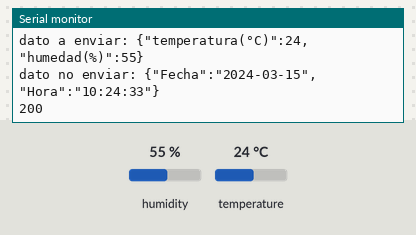
The program below on a simulated ESP32. Parts: the last lines printed to the serial monitor. The test bench sets the inputs (shaded band); at power-on: humidity 55 %, temperature 24 °C. WiFi joins after 1.5 s; servers stay silent unless stated; network time is answered at once with the bench clock; uploads are accepted with an empty reply; the local clock reads 2024-03-15 10:24:30 at power-on unless the program sets it.

Above: at 4.2 s.
4.3 s: humidity set to 22 %
At 8.52 s:
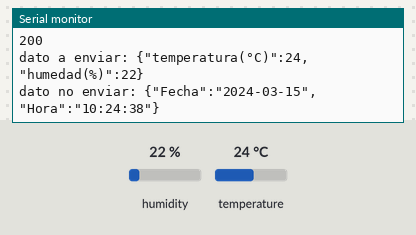
10.2 s: temperature set to 12 °C
At 15.0 s:
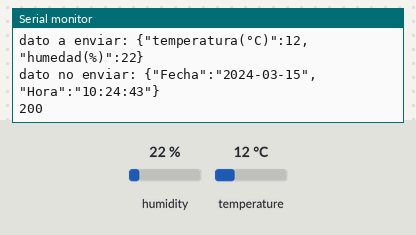
16.1 s: humidity set to 40 %
At 20.5 s:
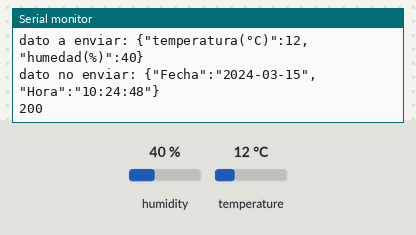
Timing chart, 0 to 22.0 s (numbered marks = the images above; inputs shaded):
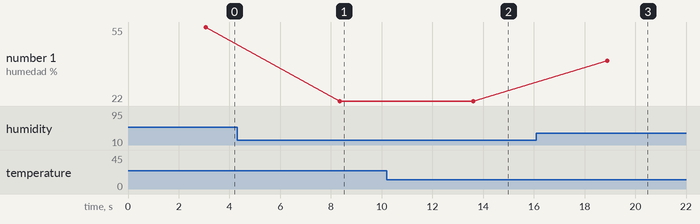

The program:

main.cpp
```cpp
#include <Arduino.h>

#include <HTTPClient.h>
#include <WiFi.h>
#include <ArduinoJson.h>
//LIBRERIAS PARA DHT11 (TEMPERATURA Y HUMEDAD)
#include <Adafruit_Sensor.h>
#include <DHT.h>
//LIBRERIAS PARA FECHA Y HORA
#include <NTPClient.h>
#include <WiFiUdp.h>
// Define NTP Client to get time
WiFiUDP ntpUDP;
NTPClient timeClient(ntpUDP);

// Variables to save date and time
String formattedDate;
String dayStamp;
String timeStamp;


//DEFINICION DE PINES DHT11
#define DHTPIN 4   // 4 = PIN D4
#define DHTTYPE    DHT11
DHT dht(DHTPIN, DHTTYPE);


const char* ssid = "**name*wifi***"; //El SSID de la red wifi a la que se conectará
const char* password = "**your*password*"; //El password para conectarse a la red inalambrica


void setup_wifi() {
  delay(10);
  // We start by connecting to a WiFi network
  Serial.println();
  Serial.print("Connecting to ");
  Serial.println(ssid);
  WiFi.begin(ssid, password);
  while (WiFi.status() != WL_CONNECTED) {
  delay(500);
  Serial.print(".");
  }
  Serial.println("");
  Serial.println("WiFi connected");
  Serial.println("IP address: ");
  Serial.println(WiFi.localIP());
  // Initialize a NTPClient to get time
  timeClient.begin();
  // Set offset time in seconds to adjust for your timezone, for example:
  // COLOMBIA -5 , entonces -5*3600 ->  -18000
  timeClient.setTimeOffset(-18000); //Thailand +7 = 25200
}
void setup() {
  Serial.begin(9600); //Serial connection
  setup_wifi(); //WiFi connection
  delay(1500);
}
void loop() {
  while(!timeClient.update()) {
  timeClient.forceUpdate();
  }
    // The formattedDate comes with the following format:
  // 2018-05-28T16:00:13Z
  // We need to extract date and time
  formattedDate = timeClient.getFormattedDate();
  // Extract date
  int splitT = formattedDate.indexOf("T");
  dayStamp = formattedDate.substring(0, splitT);
  //Serial.print("DATE: ");
  //Serial.println(dayStamp);
  // Extract time
  timeStamp = formattedDate.substring(splitT+1, formattedDate.length()-1);
  //Serial.print("HOUR: ");
  //Serial.println(timeStamp);

  //CODIGO----TEMPERATURA Y HUMEDAD---------------
  float h= dht.readHumidity();
  float t =dht.readTemperature();
  //JSON DE FECHA Y HORA no enviar
  String variable_fecha_y_hora;
  DynamicJsonDocument doc1(1024);
  doc1["Fecha"] = dayStamp;
  doc1["Hora"] = timeStamp;
  serializeJson(doc1, variable_fecha_y_hora);

  //JSON Humedad y temperatura a enviar platafoma IoT
  String variable;
  DynamicJsonDocument doc(1024); //creacion del json
  doc["temperatura(°C)"] = t;
  doc["humedad(%)"] = h;


  serializeJson(doc, variable);
  Serial.println("dato a enviar: "+ variable);
  Serial.println("dato no enviar: "+ variable_fecha_y_hora);
  HTTPClient http; //Declare object of class HTTPClient
  WiFiClient client;
  //Specify request destination
  //http.begin(client, "URL A INGRESAR");
  //http.begin(client, "http://192.16*.*.*:3000/datos/"); LOCAL URL
  //http.begin(client, "http://things.ubidots.com/api/v1.6/devices/name_device/?token=your_token_api_credentials");
  http.begin(client, "http://things.ubidots.com/api/v1.6/devices/esp32/?token=BBFF-baawaxKZeBQm3NHX7k0IlKxBDtWgVc");
  http.addHeader("Content-Type", "application/json"); //Specify contentype header
  int httpCode = http.POST(variable); //Send the request
  String payload = http.getString(); //Get the response payload
  Serial.println(httpCode); //Print HTTP return code
  Serial.println(payload); //Print request response payload
  http.end(); //Close connection
  delay(5000); //Send a request every 5 seconds
}

//PARA POSTMAN GET:http://things.ubidots.com/api/v1.6/devices/esp32/temperatura-degc/values?token=BBFF-baawaxKZeBQm3NHX7k0IlKxBDtWgVc
//PARA POSTMAN POST:  http://things.ubidots.com/api/v1.6/devices/esp32/?token=BBFF-baawaxKZeBQm3NHX7k0IlKxBDtWgVc
```

Measured:
- after the input at 4.3 s, the serial monitor: prints a new line after 4.0 s (image 1)
- after the input at 10.2 s, the serial monitor: prints a new line after 3.4 s (image 2)
- after the input at 16.1 s, the serial monitor: prints a new line after 2.8 s (image 3)
- plotted number 1: 55 → 22 after the input at 4.3 s, 22 → 40 after the input at 16.1 s
